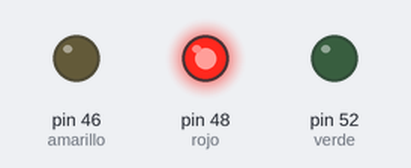
The sketch below on a simulated Arduino Mega 2560, built with avr-gcc and run on an emulated ATmega2560. Shown: output pins drawn as LEDs (lit = HIGH).

Above: at 5.5 s.
At 17.0 s:
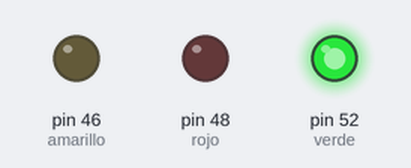
At 24.5 s:
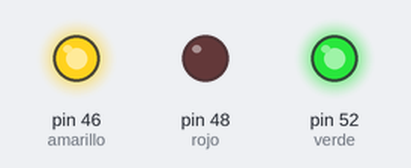
Timing chart, 0 to 32.5 s (numbered marks = the images above):
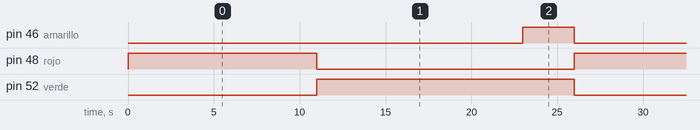

The sketch:

TemporizadorParte3.ino
```cpp
int verde = 52;
int amarillo = 46;
int rojo = 48;
int bandera = 0;

void setup() {
  pinMode(verde, OUTPUT);
  pinMode(amarillo, OUTPUT);
  pinMode(rojo, OUTPUT);

  cli();
  TCCR1B = 0; TCCR1A = 0;
  TCCR1B |= (1 << CS12);
  TCCR1B |= (1 << CS10);
  TCNT1 = 49911;
  TIMSK1 |= (1 << TOIE1);
  sei();

  digitalWrite(rojo, HIGH);
}

ISR(TIMER1_OVF_vect)
{
  if(bandera == 10){
    digitalWrite(rojo, LOW);
    digitalWrite(verde, HIGH);
  }
  if(bandera == 22){
    digitalWrite(amarillo, HIGH);
  }
  if(bandera == 25){
    digitalWrite(amarillo, LOW);
    digitalWrite(verde, LOW);
    digitalWrite(rojo, HIGH);
    bandera=0;
  }
  TCNT1 = 49911;
  bandera++;
}

void loop(){


}
```

Measured:
- by itself, pin 46 (amarillo): alternates HIGH for 3.0 s and LOW for 22.0 s
- by itself, pin 48 (rojo): alternates HIGH for 10.0 s and LOW for 15.0 s
- by itself, pin 52 (verde): alternates HIGH for 15.0 s and LOW for 10.0 s
